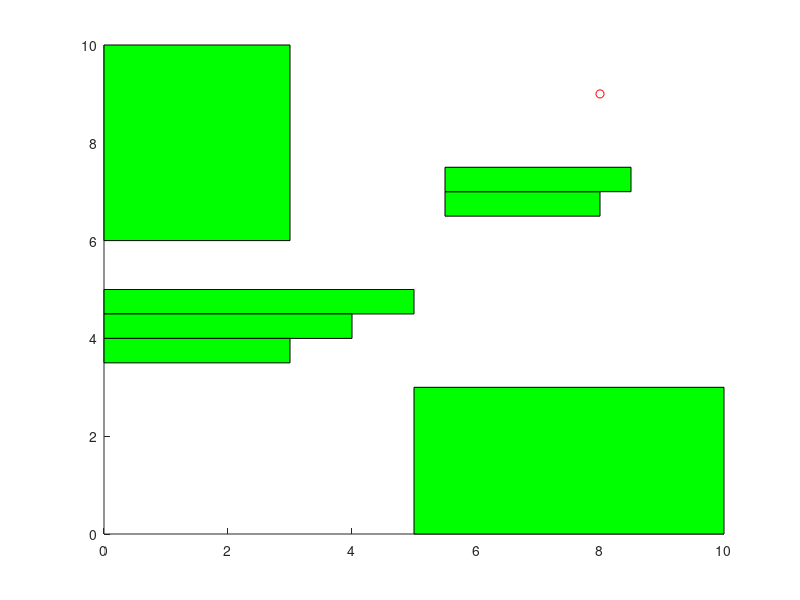

MATLAB code for this plot: (Note: this script raises an error after producing the figure.)
% Obstacles
O1 = [ 5 10 10 5; 3 3 0 0];
O2 = [ 0 5 5 0 ; 4.5 4.5 5 5];
O3 = [8 5.5 5.5 8 ; 7 7 6.5 6.5];
O4 = [ 0 3 3 0; 6 6 10 10];
O5 = [ 0 4 4 0 ; 4.5 4.5 4 4];
O6 = [ 0 3 3 0 ; 4 4 3.5 3.5];
O7 = [8.5 5.5 5.5 8.5 ; 7.5 7.5 7 7];

O = cell(1,2);
O{1,1} = O1;
O{1,2} = O2;
O{1,3} = O3;
O{1,4} = O4;
O{1,5} = O5;
O{1,6} = O6;
O{1,7} = O7;

for i = 1:numel(O)
    O_i = O{1,i};
    patch(O_i(1, :), O_i(2, :), 'green'); hold on;
end

% Control point initial and and goal position
qi = [ 1 ; 2 ; -pi/4 ];
qg = [ 8 ; 9 ; pi/4 ];
plot(qg(1), qg(2), 'or');

% control points in body frame
cp = [0.5 -0.5 -0.5 0.5; 0.2 0.1 -0.2 -0.1];
% Triangle robot
%cp = [0.5 -0.5 0; 0 0 0.5];

% Potential field function
[q, cp] = RB_potential_field(qi, qg, O, cp);

% Plot new control points
for i = 1:numel(cp)
    Cnew = cp{i};
    patch(Cnew(1,:), Cnew(2,:), 'blue'); hold on;
    pause(0.01);
end